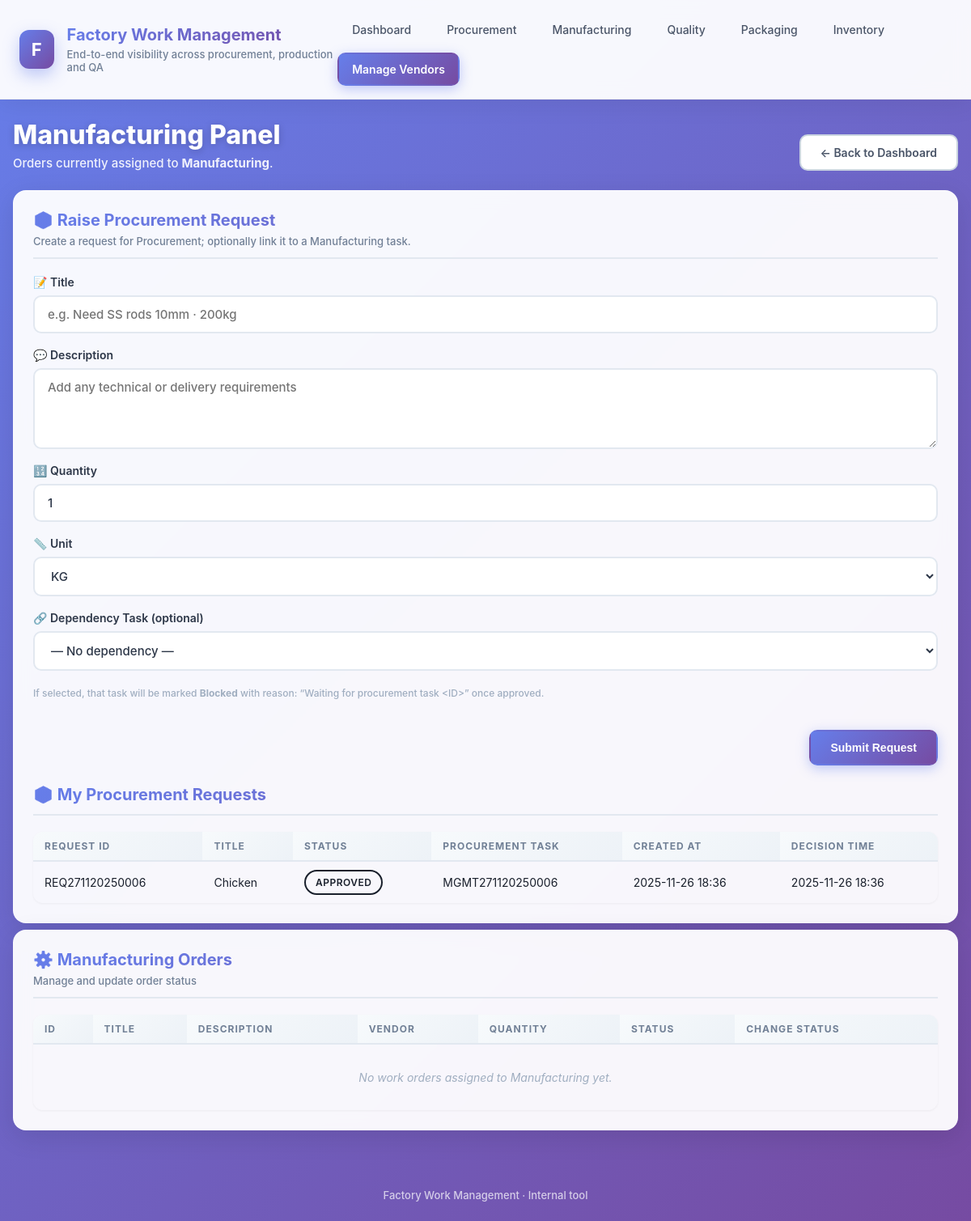
The app's page /role/manufacturing with its own data.
### main.py (models this page shows)
class ProcurementRequest(Base):
    __tablename__ = "procurement_requests"
    id = Column(Integer, primary_key=True, index=True)
    display_id = Column(String, index=True, nullable=True)
    title = Column(String, nullable=False)
    description = Column(String, nullable=True)
    quantity = Column(Integer, default=1)
    unit = Column(String, default="Count")
    dependency_workorder_id = Column(Integer, ForeignKey("workorders.id"), nullable=True)
    procurement_workorder_id = Column(Integer, ForeignKey("workorders.id"), nullable=True)
    status = Column(Enum(ProcurementRequestStatus), default=ProcurementRequestStatus.pending)
    created_by_role = Column(Enum(RoleEnum), nullable=False)
    created_at = Column(DateTime, default=datetime.utcnow)
    decided_at = Column(DateTime, nullable=True)

class WorkOrder(Base):
    __tablename__ = "workorders"
    id = Column(Integer, primary_key=True, index=True)
    display_id = Column(String, index=True, nullable=True)
    title = Column(String, nullable=True)  # Nullable for existing orders
    description = Column(String, nullable=True)
    status = Column(Enum(WorkOrderStatus), default=WorkOrderStatus.new)
    blocked_reason = Column(Text, nullable=True)
    order_type = Column(Enum(OrderType), default=OrderType.instant)
    order_category = Column(Enum(OrderCategory), default=OrderCategory.existing)
    item_type = Column(Enum(ItemType), default=ItemType.delivery)
    recipe_id = Column(Integer, ForeignKey("recipes.id"), nullable=True)
    packaging_size_gm = Column(Float, nullable=True)  # NEW: Packaging size in grams
    created_at = Column(DateTime, default=datetime.utcnow)
    updated_at = Column(DateTime, default=datetime.utcnow)
    assigned_role = Column(Enum(RoleEnum), nullable=False)
    vendor_id = Column(Integer, ForeignKey("vendors.id"), nullable=True)
    quantity = Column(Integer, default=1)
    unit = Column(String, default="Count")
    vendor = relationship("Vendor", back_populates="workorders")
    recipe = relationship("Recipe")

### main.py (the view)
@app.get("/role/{role}", response_class=HTMLResponse)
def role_view(role: RoleEnum, request: Request, db: Session = Depends(get_db)):
    orders = (
        db.query(WorkOrder)
        .filter(WorkOrder.assigned_role == role)
        .order_by(WorkOrder.created_at.desc())
        .all()
    )
    manufacturing_reqs = []
    if role == RoleEnum.manufacturing:
        manufacturing_reqs = (
            db.query(ProcurementRequest)
            .filter(ProcurementRequest.created_by_role == RoleEnum.manufacturing)
            .order_by(ProcurementRequest.created_at.desc())
            .all()
        )
    order_actions = {}
    for order in orders:
        order_actions[order.id] = get_next_status_buttons(role, order.status)
    raw_items = []
    delivery_items = []
    if role == RoleEnum.inventory:
        raw_items = [o for o in orders if o.item_type == ItemType.raw]
        delivery_items = [o for o in orders if o.item_type == ItemType.delivery]
    return templates.TemplateResponse("role_view.html", {
        "request": request,
        "role": role,
        "orders": orders,
        "raw_items": raw_items,
        "delivery_items": delivery_items,
        "manufacturing_reqs": manufacturing_reqs,
        "order_actions": order_actions,
    })

### templates/role_view.html (shortened to what this page needs)
{% extends "base.html" %}
{% block content %}
<section class="page-header">
    <div>
        <h2>{{ role|pretty }} Panel</h2>
        <p class="page-subtitle">
            Orders currently assigned to <strong>{{ role|pretty }}</strong>.
        </p>
    </div>
    <div class="page-header-actions">
        <a href="/" class="btn btn-ghost">← Back to Dashboard</a>
    </div>
</section>
{% if role.value == 'manufacturing' %}
<section class="panel">
    <div class="panel-header">
        <h3>📦 Raise Procurement Request</h3>
        <p class="panel-subtitle">
            Create a request for Procurement; optionally link it to a Manufacturing task.
        </p>
    </div>
    <form action="/procurement-request" method="post" class="form">
        <div class="form-field">
            <label for="pr_title">📝 Title</label>
            <input id="pr_title" type="text" name="title" required
                   placeholder="e.g. Need SS rods 10mm · 200kg">
        </div>
        <div class="form-field">
            <label for="pr_desc">💬 Description</label>
            <textarea id="pr_desc" name="description" rows="3"
                      placeholder="Add any technical or delivery requirements"></textarea>
        </div>
        <div class="form-field">
            <label for="pr_quantity">🔢 Quantity</label>
            <input id="pr_quantity" type="number" name="quantity" min="1" value="1" required>
        </div>
        <div class="form-field">
            <label for="pr_unit">📏 Unit</label>
            <select id="pr_unit" name="unit">
                <option value="KG">KG</option>
            </select>
        </div>
        <div class="form-field">
            <label for="dependency_workorder_id">🔗 Dependency Task (optional)</label>
            <select id="dependency_workorder_id" name="dependency_workorder_id">
                <option value="0">— No dependency —</option>
            </select>
            <p class="hint">
                If selected, that task will be marked <strong>Blocked</strong> with reason:
                “Waiting for procurement task &lt;ID&gt;” once approved.
            </p>
        </div>
        <div class="form-actions">
            <button type="submit" class="btn btn-primary">Submit Request</button>
        </div>
    </form>
    <div class="panel-header" style="margin-top: 24px;">
        <h3>📦 My Procurement Requests</h3>
    </div>
    <div class="table-wrapper">
        <table>
            <thead>
            <tr>
                <th>Request ID</th>
                <th>Title</th>
                <th>Status</th>
                <th>Procurement Task</th>
                <th>Created At</th>
                <th>Decision Time</th>
            </tr>
            </thead>
            <tbody>
            {% for r in manufacturing_reqs %}
            <tr>
                <td>{{ r.display_id or ('#' ~ r.id) }}</td>
                <td>{{ r.title }}</td>
                <td>
                    <span class="pill {% if r.status.value == 'approved' %}pill-status-approved{% elif r.status.value == 'rejected' %}pill-status-rejected{% else %}pill-status-new{% endif %}">
                        {{ r.status|pretty }}
                    </span>
                </td>
                <td>
                    {% if r.procurement_workorder %}
                        {{ r.procurement_workorder.display_id or ('#' ~ r.procurement_workorder.id) }}
                    {% else %}
                        —
                    {% endif %}
                </td>
                <td>{{ r.created_at.strftime('%Y-%m-%d %H:%M') if r.created_at else '—' }}</td>
                <td>{{ r.decided_at.strftime('%Y-%m-%d %H:%M') if r.decided_at else '—' }}</td>
            </tr>
            {% endfor %}
            </tbody>
        </table>
    </div>
</section>
{% endif %}
<section class="panel table-panel">
    <div class="panel-header">
        <h3>
            {% if role.value == 'procurement' %}
            🛒 Procurement Orders
            {% elif role.value == 'manufacturing' %}
            ⚙️ Manufacturing Orders
            {% elif role.value == 'qa' %}
            🔍 Quality Assurance Orders
            {% elif role.value == 'packaging' %}
            📦 Packaging Orders
            {% elif role.value == 'inventory' %}
            🏪 Inventory Orders
            {% else %}
            Work Orders
            {% endif %}
        </h3>
        <p class="panel-subtitle">
            {% if role.value == 'qa' %}
            Test products and mark as Passed or Failed
            {% elif role.value == 'packaging' %}
            Package completed products
            {% elif role.value == 'inventory' %}
            Manage stock - shelf, shipping, and expiry
            {% else %}
            Manage and update order status
            {% endif %}
        </p>
    </div>
    <div class="table-wrapper">
        <table>
            <thead>
            <tr>
                <th>ID</th>
                <th>Title</th>
                <th>Description</th>
                <th>Vendor</th>
                <th>Quantity</th>
                <th>Status</th>
                <th>Change Status</th>
            </tr>
            </thead>
            <tbody>
            {% if not orders %}
            <tr>
                <td colspan="7" class="text-center">
                    No work orders assigned to {{ role|pretty }} yet.
                </td>
            </tr>
            {% endif %}
            </tbody>
        </table>
    </div>
</section>
{% endblock %}

### static/style.css (style rules this page uses)
*, *::before, *::after { box-sizing: border-box; }
body { margin: 0; font-family: -apple-system, BlinkMacSystemFont, "Segoe UI", Roboto, "Helvetica Neue", Arial, sans-serif; background: linear-gradient(135deg, #667eea 0%, #764ba2 100%); background-attachment: fixed; color: #1a202c; min-height: 100vh; }
a { text-decoration: none; color: inherit; }
.page-header { display: flex; justify-content: space-between; align-items: flex-end; margin-bottom: 24px; gap: 16px; animation: fadeInDown 0.6s ease; }
.page-header h2 { margin: 0; font-size: 32px; font-weight: 800; color: #ffffff; text-shadow: 0 2px 10px rgba(0, 0, 0, 0.2); }
.page-subtitle { margin: 6px 0 0 0; font-size: 15px; color: rgba(255, 255, 255, 0.9); font-weight: 500; }
.page-header-actions { display: flex; align-items: center; }
.panel { background: rgba(255, 255, 255, 0.95); backdrop-filter: blur(10px); border-radius: 16px; border: 1px solid rgba(255, 255, 255, 0.3); box-shadow: 0 8px 32px rgba(0, 0, 0, 0.1); padding: 24px; transition: transform 0.3s ease, box-shadow 0.3s ease; animation: fadeInUp 0.6s ease; }
.panel-header { margin-bottom: 20px; border-bottom: 2px solid #e2e8f0; padding-bottom: 12px; }
.panel-header h3 { margin: 0; font-size: 20px; font-weight: 700; color: #2d3748; background: linear-gradient(135deg, #667eea 0%, #764ba2 100%); -webkit-background-clip: text; -webkit-text-fill-color: transparent; background-clip: text; }
.panel-subtitle { margin: 6px 0 0 0; font-size: 13px; color: #718096; font-weight: 500; }
.table-panel { margin-top: 8px; }
.form { display: flex; flex-direction: column; gap: 18px; margin-top: 8px; }
.form-field { display: flex; flex-direction: column; gap: 8px; }
.form-field label { font-size: 14px; font-weight: 600; color: #2d3748; display: flex; align-items: center; gap: 8px; }
input[type="text"], input[type="password"], input[type="number"], textarea, select { border-radius: 10px; border: 2px solid #e2e8f0; padding: 12px 16px; font-size: 15px; font-family: inherit; color: #2d3748; background-color: #ffffff; transition: all 0.2s ease; font-weight: 500; }
textarea { resize: vertical; min-height: 100px; }
.form-actions { display: flex; justify-content: flex-end; gap: 12px; margin-top: 8px; }
.btn { display: inline-flex; align-items: center; justify-content: center; border-radius: 10px; border: 2px solid transparent; font-size: 14px; font-weight: 600; padding: 12px 24px; cursor: pointer; background-color: transparent; transition: all 0.2s ease; position: relative; overflow: hidden; }
.btn::before { content: ''; position: absolute; top: 50%; left: 50%; width: 0; height: 0; border-radius: 50%; background: rgba(255, 255, 255, 0.5); transform: translate(-50%, -50%); transition: width 0.6s, height 0.6s; }
.btn-primary { background: linear-gradient(135deg, #667eea 0%, #764ba2 100%); border-color: transparent; color: #ffffff; box-shadow: 0 4px 15px rgba(102, 126, 234, 0.4); }
.btn-ghost { border-color: #cbd5e0; color: #4a5568; background-color: #ffffff; }
.table-wrapper { width: 100%; overflow-x: auto; border-radius: 12px; box-shadow: 0 1px 3px rgba(0, 0, 0, 0.05); }
table { width: 100%; border-collapse: separate; border-spacing: 0; font-size: 14px; }
th, td { padding: 10px 14px; text-align: left; vertical-align: middle; }
th { font-size: 12px; text-transform: uppercase; color: #718096; letter-spacing: 1px; font-weight: 700; background: linear-gradient(135deg, #f7fafc 0%, #edf2f7 100%); border-bottom: 2px solid #e2e8f0; position: sticky; top: 0; z-index: 10; }
tbody tr { border-bottom: 1px solid #e2e8f0; transition: all 0.2s ease; }
tbody tr:last-child { border-bottom: none; }
.text-center { text-align: center; color: #a0aec0; font-style: italic; padding: 32px 16px; }
.pill { display: inline-flex; align-items: center; padding: 6px 12px; border-radius: 999px; font-size: 12px; font-weight: 600; border-width: 2px; border-style: solid; text-transform: uppercase; letter-spacing: 0.5px; transition: all 0.2s ease; }
.hint { font-size: 12px; color: #a0aec0; font-weight: 500; }

### records on screen
ProcurementRequest: created_by_role "Manufacturing", display "REQ271120250006", title "Chicken", status|pretty "APPROVED", procurement_workorder "MGMT271120250006", created_at "2025-11-26 18:36", decided_at "2025-11-26 18:36"
